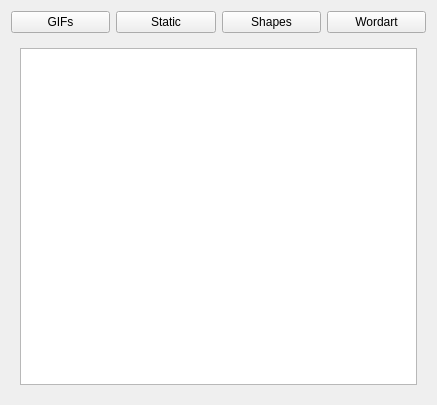
<?xml version="1.0" encoding="UTF-8"?>
<ui version="4.0">
 <class>TabbedImages</class>
 <widget class="QWidget" name="TabbedImages">
  <property name="geometry">
   <rect>
    <x>0</x>
    <y>0</y>
    <width>437</width>
    <height>405</height>
   </rect>
  </property>
  <property name="windowTitle">
   <string>Form</string>
  </property>
  <layout class="QVBoxLayout" name="verticalLayout">
   <item>
    <layout class="QHBoxLayout" name="horizontalLayout">
     <item>
      <widget class="QPushButton" name="gifsButton">
       <property name="text">
        <string>GIFs</string>
       </property>
       <property name="checkable">
        <bool>true</bool>
       </property>
       <attribute name="buttonGroup">
        <string notr="true">buttonGroup</string>
       </attribute>
      </widget>
     </item>
     <item>
      <widget class="QPushButton" name="staticButton">
       <property name="text">
        <string>Static</string>
       </property>
       <property name="checkable">
        <bool>true</bool>
       </property>
       <attribute name="buttonGroup">
        <string notr="true">buttonGroup</string>
       </attribute>
      </widget>
     </item>
     <item>
      <widget class="QPushButton" name="shapesButton">
       <property name="text">
        <string>Shapes</string>
       </property>
       <property name="checkable">
        <bool>true</bool>
       </property>
       <attribute name="buttonGroup">
        <string notr="true">buttonGroup</string>
       </attribute>
      </widget>
     </item>
     <item>
      <widget class="QPushButton" name="wordartButton">
       <property name="text">
        <string>Wordart</string>
       </property>
       <property name="checkable">
        <bool>true</bool>
       </property>
       <attribute name="buttonGroup">
        <string notr="true">buttonGroup</string>
       </attribute>
      </widget>
     </item>
    </layout>
   </item>
   <item>
    <widget class="QStackedWidget" name="stackedWidget">
     <property name="currentIndex">
      <number>0</number>
     </property>
     <widget class="QWidget" name="page">
      <layout class="QVBoxLayout" name="verticalLayout_2">
       <item>
        <widget class="QListWidget" name="gifsListWidget"/>
       </item>
      </layout>
     </widget>
     <widget class="QWidget" name="page_2">
      <layout class="QVBoxLayout" name="verticalLayout_3">
       <item>
        <widget class="QListWidget" name="staticListWidget"/>
       </item>
      </layout>
     </widget>
     <widget class="QWidget" name="page_3">
      <layout class="QVBoxLayout" name="verticalLayout_4">
       <item>
        <widget class="QListWidget" name="shapesListWidget"/>
       </item>
      </layout>
     </widget>
     <widget class="QWidget" name="page_4">
      <layout class="QVBoxLayout" name="verticalLayout_5">
       <item>
        <widget class="QListWidget" name="wordartListWidget"/>
       </item>
      </layout>
     </widget>
    </widget>
   </item>
  </layout>
 </widget>
 <resources/>
 <connections/>
 <buttongroups>
  <buttongroup name="buttonGroup"/>
 </buttongroups>
</ui>
